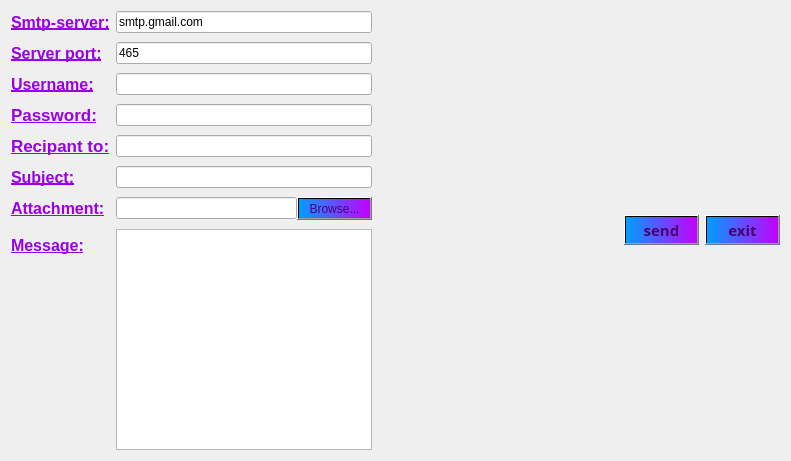
    <widget class="QWidget" name="layoutWidget">
     <property name="geometry">
      <rect>
       <x>70</x>
       <y>70</y>
       <width>791</width>
       <height>461</height>
      </rect>
     </property>
     <layout class="QHBoxLayout" name="horizontalLayout">
      <item>
       <layout class="QFormLayout" name="formLayout">
        <property name="fieldGrowthPolicy">
         <enum>QFormLayout::ExpandingFieldsGrow</enum>
        </property>
        <property name="rowWrapPolicy">
         <enum>QFormLayout::WrapLongRows</enum>
        </property>
        <property name="verticalSpacing">
         <number>9</number>
        </property>
        <item row="0" column="0">
         <widget class="QLabel" name="label">
          <property name="font">
           <font>
            <pointsize>12</pointsize>
            <weight>75</weight>
            <bold>true</bold>
            <underline>true</underline>
           </font>
          </property>
          <property name="styleSheet">
           <string notr="true">color:rgb(153, 0, 229)</string>
          </property>
          <property name="text">
           <string>Smtp-server:</string>
          </property>
         </widget>
        </item>
        <item row="0" column="1">
         <widget class="QLineEdit" name="server">
          <property name="text">
           <string>smtp.gmail.com</string>
          </property>
         </widget>
        </item>
        <item row="1" column="0">
         <widget class="QLabel" name="label_2">
          <property name="font">
           <font>
            <pointsize>12</pointsize>
            <weight>75</weight>
            <bold>true</bold>
            <underline>true</underline>
           </font>
          </property>
          <property name="styleSheet">
           <string notr="true">color:rgb(153, 0, 229)</string>
          </property>
          <property name="text">
           <string>Server port:</string>
          </property>
         </widget>
        </item>
        <item row="1" column="1">
         <widget class="QLineEdit" name="port">
          <property name="text">
           <string>465</string>
          </property>
         </widget>
        </item>
        <item row="2" column="0">
         <widget class="QLabel" name="label_3">
          <property name="font">
           <font>
            <pointsize>12</pointsize>
            <weight>75</weight>
            <bold>true</bold>
            <underline>true</underline>
           </font>
          </property>
          <property name="styleSheet">
           <string notr="true">color:rgb(153, 0, 229)</string>
          </property>
          <property name="text">
           <string>Username:</string>
          </property>
         </widget>
        </item>
        <item row="2" column="1">
         <widget class="QLineEdit" name="uname"/>
        </item>
        <item row="3" column="0">
         <widget class="QLabel" name="label_6">
          <property name="font">
           <font>
            <pointsize>13</pointsize>
            <weight>75</weight>
            <bold>true</bold>
            <underline>true</underline>
           </font>
          </property>
          <property name="styleSheet">
           <string notr="true">color:rgb(153, 0, 229)</string>
          </property>
          <property name="text">
           <string>Password:</string>
          </property>
         </widget>
        </item>
        <item row="3" column="1">
         <widget class="QLineEdit" name="paswd">
          <property name="inputMask">
           <string/>
          </property>
          <property name="echoMode">
           <enum>QLineEdit::Password</enum>
          </property>
         </widget>
        </item>
        <item row="4" column="0">
         <widget class="QLabel" name="label_10">
          <property name="font">
           <font>
            <pointsize>13</pointsize>
            <weight>75</weight>
            <bold>true</bold>
            <underline>true</underline>
           </font>
          </property>
          <property name="styleSheet">
           <string notr="true">color:rgb(153, 0, 229)</string>
          </property>
          <property name="text">
           <string>Recipant to:</string>
          </property>
         </widget>
        </item>
        <item row="4" column="1">
         <widget class="QLineEdit" name="rcpt"/>
        </item>
        <item row="5" column="0">
         <widget class="QLabel" name="label_33">
          <property name="font">
           <font>
            <pointsize>12</pointsize>
            <weight>75</weight>
            <bold>true</bold>
            <underline>true</underline>
           </font>
          </property>
          <property name="styleSheet">
           <string notr="true">color:rgb(153, 0, 229)</string>
          </property>
          <property name="text">
           <string>Subject:</string>
          </property>
         </widget>
        </item>
        <item row="5" column="1">
         <widget class="QLineEdit" name="subject"/>
        </item>
        <item row="6" column="0">
         <widget class="QLabel" name="label_34">
          <property name="font">
           <font>
            <pointsize>12</pointsize>
            <weight>75</weight>
            <bold>true</bold>
            <underline>true</underline>
           </font>
          </property>
          <property name="styleSheet">
           <string notr="true">color:rgb(153, 0, 229)</string>
          </property>
          <property name="text">
           <string>Attachment:</string>
          </property>
         </widget>
        </item>
        <item row="6" column="1">
         <layout class="QHBoxLayout" name="horizontalLayout_3">
          <item>
           <widget class="QLineEdit" name="file">
            <property name="readOnly">
             <bool>true</bool>
            </property>
           </widget>
          </item>
          <item>
           <widget class="QPushButton" name="browseBtn">
            <property name="styleSheet">
             <string notr="true">background-color: qlineargradient(spread:pad, x1:0, y1:0, x2:1, y2:0, stop:0 rgba(0, 158, 255, 255), stop:1 rgba(195, 0, 255, 255));
color: rgb(74, 0, 111);</string>
            </property>
            <property name="text">
             <string>Browse...</string>
            </property>
           </widget>
          </item>
         </layout>
        </item>
        <item row="7" column="0">
         <widget class="QLabel" name="label_35">
          <property name="font">
           <font>
            <pointsize>12</pointsize>
            <weight>75</weight>
            <bold>true</bold>
            <underline>true</underline>
           </font>
          </property>
          <property name="styleSheet">
           <string notr="true">color:rgb(153, 0, 229)</string>
          </property>
          <property name="text">
           <string>Message:</string>
          </property>
         </widget>
        </item>
        <item row="7" column="1">
         <widget class="QPlainTextEdit" name="msg"/>
        </item>
       </layout>
      </item>
      <item>
       <spacer name="horizontalSpacer">
        <property name="orientation">
         <enum>Qt::Horizontal</enum>
        </property>
        <property name="sizeHint" stdset="0">
         <size>
          <width>40</width>
          <height>20</height>
         </size>
        </property>
       </spacer>
      </item>
      <item>
       <widget class="QPushButton" name="sendBtn">
        <property name="font">
         <font>
          <family>Lucida Calligraphy</family>
          <pointsize>11</pointsize>
          <weight>75</weight>
          <bold>true</bold>
         </font>
        </property>
        <property name="styleSheet">
         <string notr="true">background-color: qlineargradient(spread:pad, x1:0, y1:0, x2:1, y2:0, stop:0 rgba(0, 158, 255, 255), stop:1 rgba(195, 0, 255, 255));
color: rgb(74, 0, 111);</string>
        </property>
        <property name="text">
         <string>send</string>
        </property>
       </widget>
      </item>
      <item>
       <widget class="QPushButton" name="exitBtn">
        <property name="font">
         <font>
          <family>Lucida Calligraphy</family>
          <pointsize>11</pointsize>
          <weight>75</weight>
          <bold>true</bold>
         </font>
        </property>
        <property name="styleSheet">
         <string notr="true">background-color: qlineargradient(spread:pad, x1:0, y1:0, x2:1, y2:0, stop:0 rgba(0, 158, 255, 255), stop:1 rgba(195, 0, 255, 255));
color: rgb(74, 0, 111);</string>
        </property>
        <property name="text">
         <string>exit</string>
        </property>
       </widget>
      </item>
     </layout>
    </widget>
